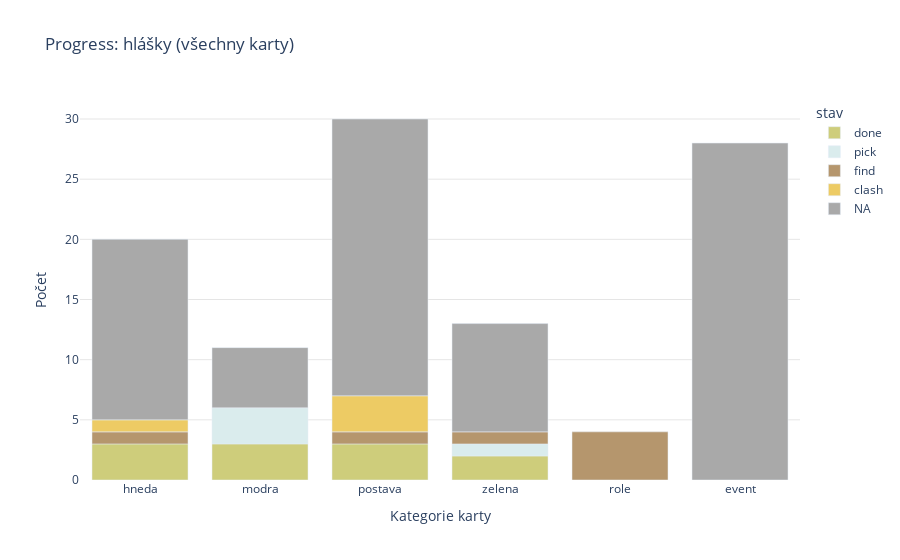

Source (notebook cell):
### Code cell
# complex plot do notebooku
stav_breakdown = (hlasky
                  .groupby(['stav', 'kategorie'])
                  ['stav']
                  .count()
                  .to_frame()
                  .rename(columns={'stav': 'count'})
                  .reset_index()
                 )

fig = px.bar(
    stav_breakdown,
    x='kategorie',
    y='count',
    color='stav',
    color_discrete_map=cat_colors,
    category_orders = cat_order,
    title='Progress: hlášky (všechny karty)',
    labels = {'kategorie': 'Kategorie karty', 'count': 'Počet'}
)

fig.update_layout({
    'plot_bgcolor': 'rgba(0, 0, 0, 0)',
    'paper_bgcolor': 'rgba(0, 0, 0, 0)',
    'yaxis.gridcolor': 'rgba(1, 1, 1, 0.1)',}
)

fig.show()

### Figure 1 — Plotly figure (JSON) as saved in the notebook; plotly's stock layout.template omitted (floating-point values rounded to 4 significant figures)
{"data": [{"alignmentgroup": "True", "hovertemplate": "stav=done<br>Kategorie karty=%{x}<br>Počet=%{y}<extra></extra>", "legendgroup": "done", "marker": {"color": "#CECD7B"}, "name": "done", "offsetgroup": "done", "orientation": "v", "showlegend": true, "textposition": "auto", "type": "bar", "x": ["hneda", "modra", "postava", "zelena"], "xaxis": "x", "y": [3, 3, 3, 2], "yaxis": "y"}, {"alignmentgroup": "True", "hovertemplate": "stav=pick<br>Kategorie karty=%{x}<br>Počet=%{y}<extra></extra>", "legendgroup": "pick", "marker": {"color": "#DAECED"}, "name": "pick", "offsetgroup": "pick", "orientation": "v", "showlegend": true, "textposition": "auto", "type": "bar", "x": ["modra", "zelena"], "xaxis": "x", "y": [3, 1], "yaxis": "y"}, {"alignmentgroup": "True", "hovertemplate": "stav=find<br>Kategorie karty=%{x}<br>Počet=%{y}<extra></extra>", "legendgroup": "find", "marker": {"color": "#B5966D"}, "name": "find", "offsetgroup": "find", "orientation": "v", "showlegend": true, "textposition": "auto", "type": "bar", "x": ["hneda", "postava", "role", "zelena"], "xaxis": "x", "y": [1, 1, 4, 1], "yaxis": "y"}, {"alignmentgroup": "True", "hovertemplate": "stav=clash<br>Kategorie karty=%{x}<br>Počet=%{y}<extra></extra>", "legendgroup": "clash", "marker": {"color": "#EDCB64"}, "name": "clash", "offsetgroup": "clash", "orientation": "v", "showlegend": true, "textposition": "auto", "type": "bar", "x": ["hneda", "postava"], "xaxis": "x", "y": [1, 3], "yaxis": "y"}, {"alignmentgroup": "True", "hovertemplate": "stav=NA<br>Kategorie karty=%{x}<br>Počet=%{y}<extra></extra>", "legendgroup": "NA", "marker": {"color": "#A9A9A9"}, "name": "NA", "offsetgroup": "NA", "orientation": "v", "showlegend": true, "textposition": "auto", "type": "bar", "x": ["event", "hneda", "modra", "postava", "zelena"], "xaxis": "x", "y": [28, 15, 5, 23, 9], "yaxis": "y"}], "layout": {"barmode": "relative", "legend": {"title": {"text": "stav"}, "tracegroupgap": 0}, "paper_bgcolor": "rgba(0, 0, 0, 0)", "plot_bgcolor": "rgba(0, 0, 0, 0)", "title": {"text": "Progress: hlášky (všechny karty)"}, "xaxis": {"anchor": "y", "domain": [0, 1], "title": {"text": "Kategorie karty"}}, "yaxis": {"anchor": "x", "domain": [0, 1], "gridcolor": "rgba(1, 1, 1, 0.1)", "title": {"text": "Počet"}}}}
